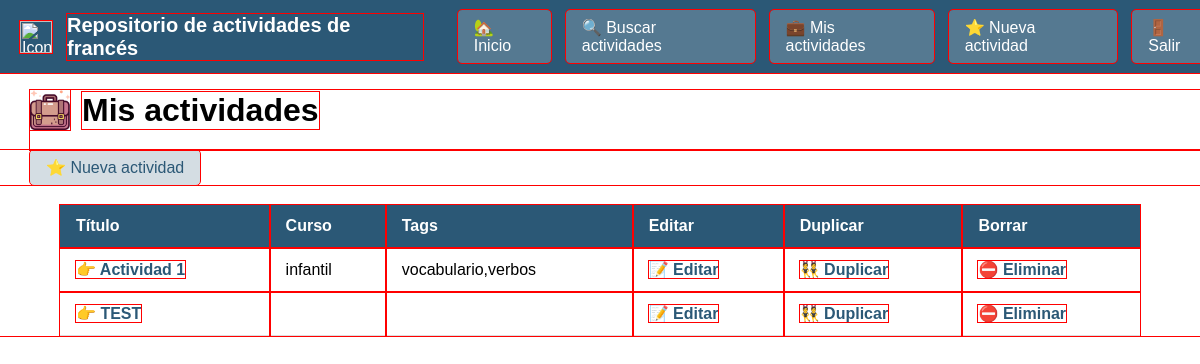
The app's page /mis-actividades/ (signed in) with its own data.
### app/models.py (models this page shows, shortened)
class Actividad(models.Model):
    class Curso(models.TextChoices):
        INFANTIL = 'infantil', 'Infantil'
        PRIMARIA = 'primaria', 'Primaria'
    class Tag(models.TextChoices):
        VERBOS = 'verbos', 'Verbos'
        VOCABULARIO = 'vocabulario', 'Vocabulario'
        COMPRENSION = 'comprension', 'Comprensión'
    usuario = models.ForeignKey(User, on_delete=models.CASCADE, related_name='actividades')
    titulo = models.CharField(max_length=255)
    curso = models.CharField(max_length=20, choices=Curso.choices)
    tags = models.CharField(max_length=200)
    json = models.CharField(max_length=2000)
    imagen = models.ImageField(upload_to='actividades/', null=True, blank=True)

### app/views.py (the view)
# urls.py: path('mis-actividades/', views.mis_actividades, name='mis_actividades'),
@login_required
def mis_actividades(request):
    actividades = Actividad.objects.filter(usuario=request.user)
    return render(request, 'mis_actividades.html', {'actividades': actividades})

### app/templates/mis_actividades.html
{% extends 'base.html' %}
{% load static %}
{% block content %}
<div class="titulo-seccion">
    <img src="{% static 'img/icono_actividades.png' %}" alt="Icono" class="titulo-icono">
    <h1>Mis actividades</h1>
</div>
<nav class="menu-seccion">
    <a href="{% url 'nueva_actividad' %}">⭐ Nueva actividad</a>
</nav>
{% if actividades %}
<table class="tabla-actividades">
    <thead>
        <tr>
            <th>Título</th>
            <th>Curso</th>
            <th>Tags</th>
            <th>Editar</th>
            <th>Duplicar</th>
            <th>Borrar</th>
        </tr>
    </thead>
    <tbody>
        {% for actividad in actividades %}
        <tr>
            <td>
                <a href="{% url 'visor_actividad' actividad.id %}">
                    <strong>👉 {{ actividad.titulo }}</strong>
                </a>
            </td>
            <td>{{ actividad.curso }}</td>
            <td>{{ actividad.tags }}</td>
            <td>
                <a href="{% url 'editar_actividad' actividad.id %}">
                    <strong>📝 Editar</strong>
                </a>
            </td>
            <td>
                <a href="{% url 'duplicar_actividad' actividad.id %}">
                    <strong>👯 Duplicar</strong>
                </a>
            </td>
            <td>
                <a href="{% url 'borrar_actividad' actividad.id %}">
                    <strong>⛔ Eliminar</strong>
                </a>
            </td>
        </tr>
        {% endfor %}
    </tbody>
</table>
{% else %}
<p>No tienes actividades creadas.</p>
{% endif %}
{% endblock %}

### app/static/css/base.css (style rules this page uses)
* { outline: 1px solid red; }
body { margin: 0; font-family: Arial, sans-serif; }
.contenido-principal h1, .contenido-principal h2, .contenido-principal p { margin-top: 0; }
.titulo-seccion { display: flex; align-items: center; gap: 12px; margin-left: 30px; margin-top: 30px; padding-bottom: 20px; }
.titulo-seccion h1 { margin: 0; }
.titulo-icono { width: 40px; height: 40px; }
.menu-seccion a { display: inline-block; background: rgba(43, 88, 118, 0.2); color: #2b5876; padding: 8px 16px; text-decoration: none; border-radius: 4px; transition: background 0.3s, transform 0.2s; margin-left: 30px; }

### app/static/css/mis_actividades.css (style rules this page uses)
.tabla-actividades { border-collapse: collapse; font-family: Arial, sans-serif; background: #ffffff; overflow: hidden; width: 90%; max-width: 1200px; margin: 20px auto; }
.tabla-actividades thead { background: #2b5876; color: white; text-align: left; }
.tabla-actividades th, .tabla-actividades td { padding: 12px 16px; border-bottom: 1px solid #ddd; }
.tabla-actividades a { color: #2b5876; text-decoration: none; font-weight: bold; }

### app/static/css/visor_actividad.css (style rules this page uses)
:root { --factor: 0.3; }

### records on screen
Actividad: titulo "Actividad 1", curso "infantil", tags "vocabulario,verbos"
Actividad: titulo "TEST"
